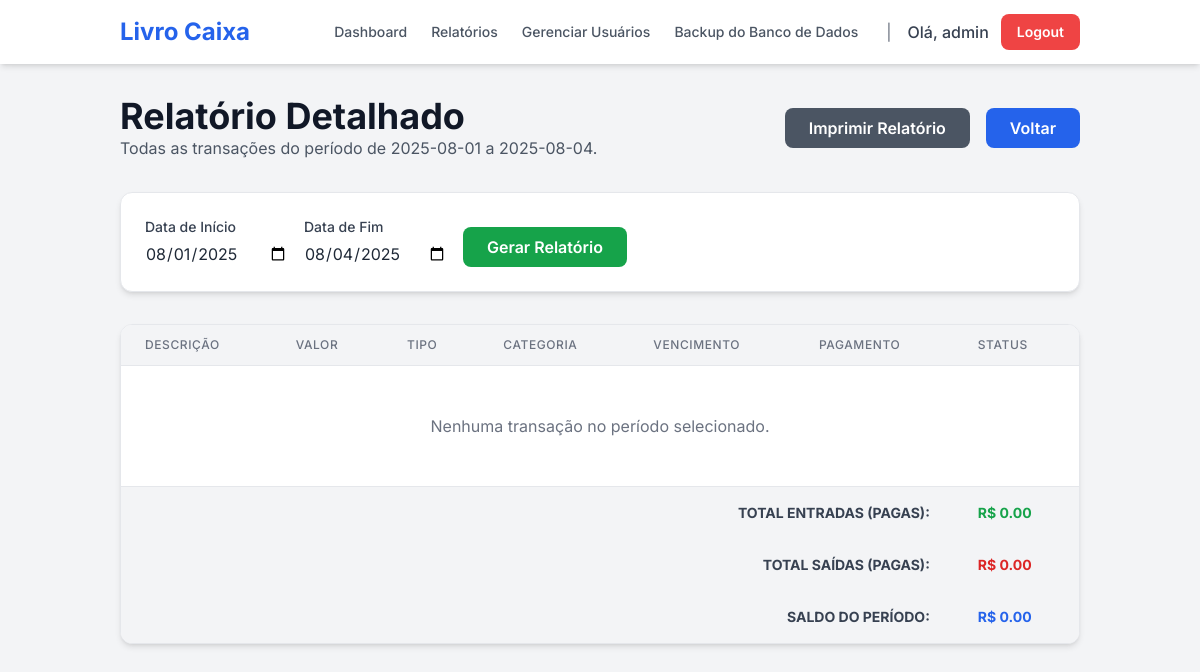
Page /reports/detailed (signed in) on the earlier database version.
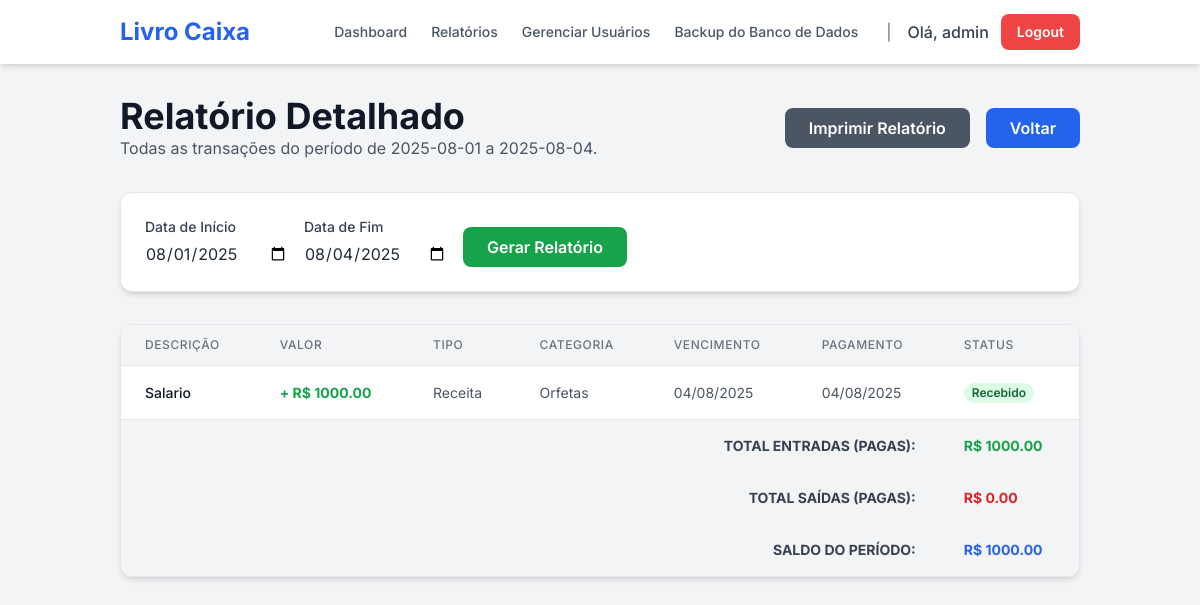
Same page on the later database version.
### tables this page shows
CREATE TABLE transactions (
    id INTEGER PRIMARY KEY AUTOINCREMENT,
    user_id INTEGER NOT NULL,
    description TEXT NOT NULL,
    amount REAL NOT NULL,
    type TEXT NOT NULL, -- 'receita' ou 'despesa'
    category TEXT NOT NULL,
    date TEXT, -- Data do pagamento/recebimento
    due_date TEXT NOT NULL, -- Data de vencimento
    status TEXT NOT NULL, -- 'pago', 'recebido', 'pendente'
    client_supplier TEXT,
    FOREIGN KEY (user_id) REFERENCES users (id)
);

### app.py (the view)
@app.route('/reports/detailed', methods=['GET'])
@login_required
def detailed_report():
    db = get_db()
    user_id = session['user_id']
    today = datetime.now()
    start_date_str = request.args.get('start_date', today.replace(day=1).strftime('%Y-%m-%d'))
    end_date_str = request.args.get('end_date', today.strftime('%Y-%m-%d'))
    start_date = parse_date(start_date_str)
    end_date = parse_date(end_date_str)
    report_transactions = []
    if start_date and end_date:
        end_date_inclusive = end_date.replace(hour=23, minute=59, second=59)
        transactions_from_db = db.execute(
            "SELECT * FROM transactions WHERE user_id = ? AND ( (date >= ? AND date <= ?) OR (due_date >= ? AND due_date <= ?) ) ORDER BY due_date",
            (user_id, start_date_str, end_date_str, start_date_str, end_date_str)
        ).fetchall()
        for tx_row in transactions_from_db:
            tx_dict = dict(tx_row)
            tx_dict['date'] = parse_date(tx_dict['date'])
            tx_dict['due_date'] = parse_date(tx_dict['due_date'])
            report_transactions.append(tx_dict)
    total_income = sum(t['amount'] for t in report_transactions if t['type'] == 'receita' and t['status'] in ['pago', 'recebido'])
    total_expense = sum(t['amount'] for t in report_transactions if t['type'] == 'despesa' and t['status'] in ['pago', 'recebido'])
    balance = total_income - total_expense
    return render_template(
        'detailed_report.html',
        start_date=start_date_str,
        end_date=end_date_str,
        transactions=report_transactions,
        total_income=total_income,
        total_expense=total_expense,
        balance=balance
    )

### app.py (called while the page is built)
def get_db():
    db = getattr(g, '_database', None)
    if db is None:
        db = g._database = sqlite3.connect(DATABASE)
        db.row_factory = sqlite3.Row
    return db

@app.teardown_appcontext
def close_connection(exception):
    db = getattr(g, '_database', None)
    if db is not None:
        db.close()

def parse_date(date_val):
    if isinstance(date_val, datetime): return date_val
    if not date_val or not isinstance(date_val, str): return None
    try: return datetime.strptime(date_val, '%Y-%m-%d')
    except (ValueError, TypeError): return None

def login_required(f):
    @wraps(f)
    def decorated_function(*args, **kwargs):
        if 'user_id' not in session:
            flash("Por favor, faça login para acessar esta página.", "warning")
            return redirect(url_for('login'))
        if session['username'] not in [row['username'] for row in get_db().execute('SELECT username FROM users').fetchall()]:
            flash("Sua sessão é inválida. Por favor, faça login novamente.", "danger")
            session.clear()
            return redirect(url_for('login'))
        return f(*args, **kwargs)
    return decorated_function

### templates/detailed_report.html (shortened to what this page needs)
{% extends "layout.html" %}
{% block content %}
<header class="mb-8 flex justify-between items-center">
    <div>
        <h1 class="text-4xl font-bold text-gray-900">Relatório Detalhado</h1>
        <p class="text-gray-600">Todas as transações do período de {{ start_date }} a {{ end_date }}.</p>
    </div>
    <div class="noprint flex gap-4">
        <button onclick="window.print()" class="bg-gray-600 text-white font-semibold py-2 px-6 rounded-lg hover:bg-gray-700 transition duration-300">
            Imprimir Relatório
        </button>
        <a href="{{ url_for('reports') }}" class="bg-blue-600 text-white font-semibold py-2 px-6 rounded-lg hover:bg-blue-700 transition duration-300">
            Voltar
        </a>
    </div>
</header>
<section class="bg-white p-6 rounded-xl shadow-md mb-8 border border-gray-200 noprint">
    <form method="get" action="{{ url_for('detailed_report') }}">
        <div class="flex flex-col md:flex-row items-center gap-4">
            <div>
                <label for="start_date" class="block text-sm font-medium text-gray-700">Data de Início</label>
                <input type="date" name="start_date" id="start_date" value="{{ start_date }}" class="mt-1 border-gray-300 rounded-lg focus:ring-blue-500 focus:border-blue-500">
            </div>
            <div>
                <label for="end_date" class="block text-sm font-medium text-gray-700">Data de Fim</label>
                <input type="date" name="end_date" id="end_date" value="{{ end_date }}" class="mt-1 border-gray-300 rounded-lg focus:ring-blue-500 focus:border-blue-500">
            </div>
            <div class="self-end">
                <button type="submit" class="bg-green-600 text-white font-semibold py-2 px-6 rounded-lg hover:bg-green-700 transition duration-300">Gerar Relatório</button>
            </div>
        </div>
    </form>
</section>
<section class="bg-white rounded-xl shadow-md border border-gray-200 overflow-hidden">
    <div class="overflow-x-auto">
        <table class="min-w-full divide-y divide-gray-200">
            <thead class="bg-gray-100">
                <tr>
                    <th class="px-6 py-3 text-left text-xs font-medium text-gray-500 uppercase tracking-wider">Descrição</th>
                    <th class="px-6 py-3 text-left text-xs font-medium text-gray-500 uppercase tracking-wider">Valor</th>
                    <th class="px-6 py-3 text-left text-xs font-medium text-gray-500 uppercase tracking-wider">Tipo</th>
                    <th class="px-6 py-3 text-left text-xs font-medium text-gray-500 uppercase tracking-wider">Categoria</th>
                    <th class="px-6 py-3 text-left text-xs font-medium text-gray-500 uppercase tracking-wider">Vencimento</th>
                    <th class="px-6 py-3 text-left text-xs font-medium text-gray-500 uppercase tracking-wider">Pagamento</th>
                    <th class="px-6 py-3 text-left text-xs font-medium text-gray-500 uppercase tracking-wider">Status</th>
                </tr>
            </thead>
            <tbody class="bg-white divide-y divide-gray-200">
                {% for tx in transactions %}
                <tr>
                    <td class="px-6 py-4 whitespace-nowrap text-sm font-medium text-gray-900">{{ tx.description }}</td>
                    <td class="px-6 py-4 whitespace-nowrap text-sm font-bold {{ 'text-green-600' if tx.type == 'receita' else 'text-red-600' }}">
                        {{ '+ ' if tx.type == 'receita' else '- ' }}R$ {{ "%.2f"|format(tx.amount) }}
                    </td>
                    <td class="px-6 py-4 whitespace-nowrap text-sm text-gray-600">{{ tx.type|capitalize }}</td>
                    <td class="px-6 py-4 whitespace-nowrap text-sm text-gray-600">{{ tx.category }}</td>
                    <td class="px-6 py-4 whitespace-nowrap text-sm text-gray-600">{{ tx.due_date.strftime('%d/%m/%Y') if tx.due_date else 'N/A' }}</td>
                    <td class="px-6 py-4 whitespace-nowrap text-sm text-gray-600">{{ tx.date.strftime('%d/%m/%Y') if tx.date else '---' }}</td>
                    <td class="px-6 py-4 whitespace-nowrap text-sm">
                        <span class="px-2 inline-flex text-xs leading-5 font-semibold rounded-full
                            {{ 'bg-green-100 text-green-800' if tx.status in ['pago', 'recebido'] else 'bg-yellow-100 text-yellow-800' }}">
                            {{ tx.status|capitalize }}
                        </span>
                    </td>
                </tr>
                {% else %}
                <tr>
                    <td colspan="7" class="px-6 py-12 text-center text-gray-500">Nenhuma transação no período selecionado.</td>
                </tr>
                {% endfor %}
            </tbody>
            <tfoot class="bg-gray-100">
                <tr>
                    <td colspan="6" class="px-6 py-4 text-right text-sm font-bold text-gray-700 uppercase">Total Entradas (Pagas):</td>
                    <td class="px-6 py-4 text-left text-sm font-bold text-green-600">R$ {{ "%.2f"|format(total_income) }}</td>
                </tr>
                <tr>
                    <td colspan="6" class="px-6 py-4 text-right text-sm font-bold text-gray-700 uppercase">Total Saídas (Pagas):</td>
                    <td class="px-6 py-4 text-left text-sm font-bold text-red-600">R$ {{ "%.2f"|format(total_expense) }}</td>
                </tr>
                <tr>
                    <td colspan="6" class="px-6 py-4 text-right text-sm font-bold text-gray-700 uppercase">Saldo do Período:</td>
                    <td class="px-6 py-4 text-left text-sm font-bold {{ 'text-blue-600' if balance >= 0 else 'text-orange-600' }}">R$ {{ "%.2f"|format(balance) }}</td>
                </tr>
            </tfoot>
        </table>
    </div>
</section>
{% endblock %}

### templates/layout.html (shortened to what this page needs)
<!DOCTYPE html>
<html lang="pt-br">
<head>
    <script src="https://cdn.tailwindcss.com"></script>
</head>
<body class="bg-gray-100 text-gray-800">
    <nav class="bg-white shadow-md noprint">
        <div class="container mx-auto px-4 sm:px-6 lg:px-8">
            <div class="flex items-center justify-between h-16">
                <div class="flex items-center">
                    <a href="{{ url_for('index') }}" class="text-2xl font-bold text-blue-600">Livro Caixa</a>
                </div>
                <div class="flex items-center">
                    {% if session.username %}
                        <a href="{{ url_for('index') }}" class="text-gray-600 hover:text-blue-600 px-3 py-2 rounded-md text-sm font-medium">Dashboard</a>
                        <a href="{{ url_for('reports') }}" class="text-gray-600 hover:text-blue-600 px-3 py-2 rounded-md text-sm font-medium">Relatórios</a>
                        {% if session.role == 'admin' %}
                        <a href="{{ url_for('manage_users') }}" class="text-gray-600 hover:text-blue-600 px-3 py-2 rounded-md text-sm font-medium">Gerenciar Usuários</a>
                        <a href="{{ url_for('backup_db') }}" class="text-gray-600 hover:text-blue-600 px-3 py-2 rounded-md text-sm font-medium">Backup do Banco de Dados</a>
                        {% endif %}
                        <span class="text-gray-500 mx-4">|</span>
                        <span class="text-gray-700 font-medium mr-3">Olá, {{ session.username }}</span>
                        <a href="{{ url_for('logout') }}" class="bg-red-500 text-white font-semibold py-2 px-4 rounded-lg hover:bg-red-600 transition duration-300 text-sm">Logout</a>
                    {% else %}
                        <a href="{{ url_for('login') }}" class="bg-blue-600 text-white font-semibold py-2 px-4 rounded-lg hover:bg-blue-700 transition duration-300 text-sm">Login</a>
                    {% endif %}
                </div>
            </div>
        </div>
    </nav>
    <main class="container mx-auto p-4 md:p-8">
        {% block content %}{% endblock %}
    </main>
</body>
</html>

### templates/layout.html (style rules this page uses)
body { font-family: 'Inter', sans-serif; background-image: url('https://t4.ftcdn.net/jpg/10/84/01/67/360_F_1084016717_WKvxIu5devPI2Pbt7BzKawvllgcO9buZ.jpg'); background-size: cover; background-position: center; background-attachment: fixed; }

Differences in the rows shown:
added transactions: description "Salario", type "+", amount "1000.00", type "Receita", category "Orfetas", due_date "04/08/2025", date "04/08/2025", status "Recebido"
Other differences:
{{ "%.2f"|format(total_income) }}: "0.00" → "1000.00"
{{ "%.2f"|format(balance) }}: "0.00" → "1000.00"
text no longer shown: "Nenhuma transação no período selecionado."
